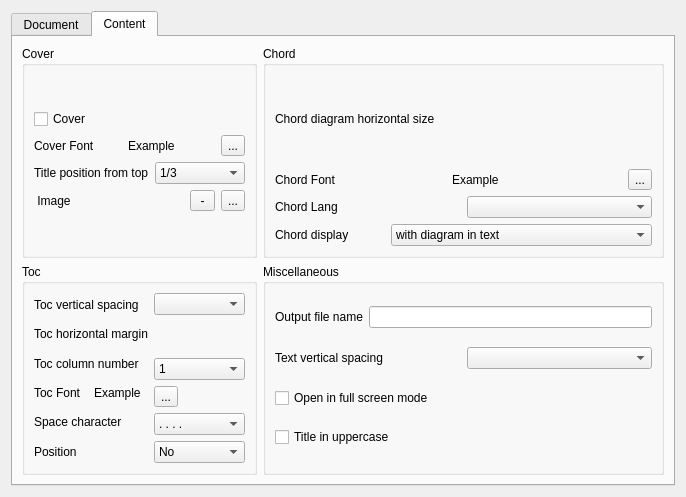
<?xml version="1.0" encoding="UTF-8"?>
<ui version="4.0">
 <class>FormConfig</class>
 <widget class="QWidget" name="FormConfig">
  <property name="geometry">
   <rect>
    <x>0</x>
    <y>0</y>
    <width>686</width>
    <height>497</height>
   </rect>
  </property>
  <property name="windowTitle">
   <string>Form</string>
  </property>
  <layout class="QVBoxLayout" name="verticalLayout_6">
   <item>
    <widget class="QTabWidget" name="tabWidget">
     <property name="tabPosition">
      <enum>QTabWidget::North</enum>
     </property>
     <property name="currentIndex">
      <number>1</number>
     </property>
     <widget class="QWidget" name="tab">
      <attribute name="title">
       <string>Document</string>
      </attribute>
      <layout class="QHBoxLayout" name="horizontalLayout_35">
       <item>
        <layout class="QVBoxLayout" name="verticalLayout_20">
         <item>
          <layout class="QHBoxLayout" name="horizontalLayout_20">
           <item>
            <layout class="QVBoxLayout" name="verticalLayout_18">
             <item>
              <widget class="QGroupBox" name="groupBoxPageSize">
               <property name="title">
                <string>PageSize</string>
               </property>
               <layout class="QVBoxLayout" name="verticalLayout_17">
                <item>
                 <layout class="QVBoxLayout" name="verticalLayout_4">
                  <item>
                   <layout class="QHBoxLayout" name="horizontalLayout_18">
                    <item>
                     <widget class="QLabel" name="labelPageWidth">
                      <property name="text">
                       <string>Page width</string>
                      </property>
                     </widget>
                    </item>
                    <item>
                     <widget class="SpinBoxUnit" name="spuPageWidth" native="true"/>
                    </item>
                   </layout>
                  </item>
                  <item>
                   <layout class="QHBoxLayout" name="horizontalLayout_19">
                    <item>
                     <widget class="QLabel" name="labelPageHeight">
                      <property name="text">
                       <string>Page height</string>
                      </property>
                     </widget>
                    </item>
                    <item>
                     <widget class="SpinBoxUnit" name="spuPageHeight" native="true"/>
                    </item>
                   </layout>
                  </item>
                  <item>
                   <layout class="QHBoxLayout" name="horizontalLayout_21">
                    <item>
                     <widget class="QLabel" name="labelPageDimension">
                      <property name="text">
                       <string>Page</string>
                      </property>
                     </widget>
                    </item>
                    <item>
                     <widget class="PageSize" name="comboBoxMediaBox"/>
                    </item>
                    <item>
                     <widget class="QCheckBox" name="checkBoxLandscape">
                      <property name="text">
                       <string>Landscape</string>
                      </property>
                     </widget>
                    </item>
                   </layout>
                  </item>
                 </layout>
                </item>
               </layout>
              </widget>
             </item>
             <item>
              <widget class="QGroupBox" name="groupBoxMargin">
               <property name="title">
                <string>Margin</string>
               </property>
               <layout class="QVBoxLayout" name="verticalLayout_15">
                <item>
                 <layout class="QVBoxLayout" name="verticalLayout_9">
                  <item>
                   <layout class="QHBoxLayout" name="horizontalLayout_16">
                    <item>
                     <widget class="QLabel" name="labelMarginHorizontal">
                      <property name="text">
                       <string>Horizontal </string>
                      </property>
                     </widget>
                    </item>
                    <item>
                     <widget class="SpinBoxUnit" name="spuHorizontalMargin" native="true"/>
                    </item>
                   </layout>
                  </item>
                  <item>
                   <layout class="QHBoxLayout" name="horizontalLayout_17">
                    <item>
                     <widget class="QLabel" name="labelMarginVertical">
                      <property name="text">
                       <string>Vertical</string>
                      </property>
                     </widget>
                    </item>
                    <item>
                     <widget class="SpinBoxUnit" name="spuVerticalMargin" native="true"/>
                    </item>
                   </layout>
                  </item>
                 </layout>
                </item>
               </layout>
              </widget>
             </item>
            </layout>
           </item>
           <item>
            <widget class="QGroupBox" name="groupBoxMiscellaneous">
             <property name="title">
              <string>Fonts</string>
             </property>
             <layout class="QVBoxLayout" name="verticalLayout_19">
              <item>
               <layout class="QVBoxLayout" name="verticalLayout_10">
                <item>
                 <layout class="QHBoxLayout" name="horizontalLayout_6">
                  <item>
                   <widget class="QLabel" name="labelNormalFont">
                    <property name="text">
                     <string>Default Font</string>
                    </property>
                   </widget>
                  </item>
                  <item>
                   <widget class="ExampleLabel" name="labelNormalFontExample">
                    <property name="text">
                     <string>Example</string>
                    </property>
                   </widget>
                  </item>
                  <item>
                   <widget class="FontButton" name="toolButtonNormalFont">
                    <property name="text">
                     <string>...</string>
                    </property>
                   </widget>
                  </item>
                 </layout>
                </item>
                <item>
                 <layout class="QHBoxLayout" name="horizontalLayout_3">
                  <item>
                   <widget class="QLabel" name="labelTitleFont">
                    <property name="text">
                     <string>Title Font</string>
                    </property>
                   </widget>
                  </item>
                  <item>
                   <widget class="ExampleLabel" name="labelTitleFontExample">
                    <property name="text">
                     <string>Example</string>
                    </property>
                   </widget>
                  </item>
                  <item>
                   <widget class="FontButton" name="toolButtonTitleFont">
                    <property name="text">
                     <string>...</string>
                    </property>
                   </widget>
                  </item>
                 </layout>
                </item>
                <item>
                 <layout class="QHBoxLayout" name="horizontalLayout_28">
                  <item>
                   <widget class="QLabel" name="labelSubtitleFont">
                    <property name="text">
                     <string>Subtitle Font</string>
                    </property>
                   </widget>
                  </item>
                  <item>
                   <widget class="ExampleLabel" name="labelSubtitleFontExample">
                    <property name="text">
                     <string>Example</string>
                    </property>
                   </widget>
                  </item>
                  <item>
                   <widget class="FontButton" name="toolButtonSubtitleFont">
                    <property name="text">
                     <string>...</string>
                    </property>
                   </widget>
                  </item>
                 </layout>
                </item>
                <item>
                 <layout class="QHBoxLayout" name="horizontalLayout_4">
                  <item>
                   <widget class="QLabel" name="labelCommentFont">
                    <property name="text">
                     <string>Comment Font</string>
                    </property>
                   </widget>
                  </item>
                  <item>
                   <widget class="ExampleLabel" name="labelCommentFontExample">
                    <property name="text">
                     <string>Example</string>
                    </property>
                   </widget>
                  </item>
                  <item>
                   <widget class="FontButton" name="toolButtonCommentFont">
                    <property name="text">
                     <string>...</string>
                    </property>
                   </widget>
                  </item>
                 </layout>
                </item>
                <item>
                 <layout class="QHBoxLayout" name="horizontalLayout_34">
                  <item>
                   <widget class="QLabel" name="labelCommentItalicFont">
                    <property name="text">
                     <string>Comment ItalicFont</string>
                    </property>
                   </widget>
                  </item>
                  <item>
                   <widget class="ExampleLabel" name="labelCommentItalicFontExample">
                    <property name="text">
                     <string>Example</string>
                    </property>
                   </widget>
                  </item>
                  <item>
                   <widget class="FontButton" name="toolButtonCommentItalicFont">
                    <property name="text">
                     <string>...</string>
                    </property>
                   </widget>
                  </item>
                 </layout>
                </item>
                <item>
                 <layout class="QHBoxLayout" name="horizontalLayout_29">
                  <item>
                   <widget class="QLabel" name="labelCommentBoxFont">
                    <property name="text">
                     <string>Comment Font in box</string>
                    </property>
                   </widget>
                  </item>
                  <item>
                   <widget class="ExampleLabel" name="labelCommentBoxFontExample">
                    <property name="text">
                     <string>Example</string>
                    </property>
                   </widget>
                  </item>
                  <item>
                   <widget class="FontButton" name="toolButtonCommentBoxFont">
                    <property name="text">
                     <string>...</string>
                    </property>
                   </widget>
                  </item>
                 </layout>
                </item>
               </layout>
              </item>
             </layout>
            </widget>
           </item>
          </layout>
         </item>
         <item>
          <layout class="QHBoxLayout" name="horizontalLayout_33">
           <item>
            <widget class="QGroupBox" name="groupBoxPageNumber">
             <property name="title">
              <string>Page number</string>
             </property>
             <layout class="QHBoxLayout" name="horizontalLayout_7">
              <item>
               <layout class="QVBoxLayout" name="verticalLayout_2">
                <item>
                 <layout class="QHBoxLayout" name="horizontalLayout_26">
                  <item>
                   <widget class="QLabel" name="labelPageNumber">
                    <property name="text">
                     <string>Page number</string>
                    </property>
                   </widget>
                  </item>
                  <item>
                   <widget class="QComboBox" name="comboBoxPageNumber">
                    <item>
                     <property name="text">
                      <string>No</string>
                     </property>
                    </item>
                    <item>
                     <property name="text">
                      <string>Center</string>
                     </property>
                    </item>
                    <item>
                     <property name="text">
                      <string>Outside</string>
                     </property>
                    </item>
                   </widget>
                  </item>
                 </layout>
                </item>
                <item>
                 <layout class="QHBoxLayout" name="horizontalLayout_5">
                  <item>
                   <widget class="QLabel" name="labelPageNumberStyle">
                    <property name="text">
                     <string>Page style</string>
                    </property>
                   </widget>
                  </item>
                  <item>
                   <widget class="QComboBox" name="comboBoxPageNumberStyle">
                    <item>
                     <property name="text">
                      <string>1</string>
                     </property>
                    </item>
                    <item>
                     <property name="text">
                      <string>- 1 - </string>
                     </property>
                    </item>
                    <item>
                     <property name="text">
                      <string>1/50</string>
                     </property>
                    </item>
                    <item>
                     <property name="text">
                      <string>&lt;&lt; 1 &gt;&gt;</string>
                     </property>
                    </item>
                   </widget>
                  </item>
                 </layout>
                </item>
                <item>
                 <layout class="QHBoxLayout" name="horizontalLayout_14">
                  <item>
                   <widget class="QLabel" name="labelPageNumberFont">
                    <property name="text">
                     <string>Page Number  Font</string>
                    </property>
                   </widget>
                  </item>
                  <item>
                   <widget class="ExampleLabel" name="labelPageNumberFontExample">
                    <property name="text">
                     <string>Example</string>
                    </property>
                   </widget>
                  </item>
                  <item>
                   <widget class="FontButton" name="toolButtonPageNumberFont">
                    <property name="text">
                     <string>...</string>
                    </property>
                   </widget>
                  </item>
                 </layout>
                </item>
               </layout>
              </item>
             </layout>
            </widget>
           </item>
           <item>
            <widget class="QGroupBox" name="groupBox">
             <property name="title">
              <string>Page topology</string>
             </property>
             <layout class="QVBoxLayout" name="verticalLayout_16">
              <item>
               <layout class="QHBoxLayout" name="horizontalLayout_27">
                <item>
                 <widget class="QLabel" name="labelDuplex">
                  <property name="text">
                   <string>Duplex</string>
                  </property>
                 </widget>
                </item>
                <item>
                 <widget class="QComboBox" name="comboBoxDuplex">
                  <item>
                   <property name="text">
                    <string>Simplex</string>
                   </property>
                  </item>
                  <item>
                   <property name="text">
                    <string>Duplex</string>
                   </property>
                  </item>
                 </widget>
                </item>
               </layout>
              </item>
              <item>
               <layout class="QHBoxLayout" name="horizontalLayout_13">
                <item>
                 <widget class="QLabel" name="labelPageColor">
                  <property name="text">
                   <string>Paper color</string>
                  </property>
                 </widget>
                </item>
                <item>
                 <widget class="ColorButton" name="colorButtonPaperColor">
                  <property name="text">
                   <string>...</string>
                  </property>
                 </widget>
                </item>
               </layout>
              </item>
             </layout>
            </widget>
           </item>
          </layout>
         </item>
        </layout>
       </item>
      </layout>
     </widget>
     <widget class="QWidget" name="tab_3">
      <attribute name="title">
       <string>Content</string>
      </attribute>
      <layout class="QVBoxLayout" name="verticalLayout_23">
       <item>
        <layout class="QHBoxLayout" name="horizontalLayout_25">
         <item>
          <layout class="QVBoxLayout" name="verticalLayout_21">
           <item>
            <widget class="QGroupBox" name="groupBoxCover">
             <property name="title">
              <string>Cover</string>
             </property>
             <layout class="QVBoxLayout" name="verticalLayout_11">
              <item>
               <layout class="QVBoxLayout" name="verticalLayout">
                <item>
                 <widget class="QCheckBox" name="checkBoxCover">
                  <property name="text">
                   <string>Cover</string>
                  </property>
                 </widget>
                </item>
                <item>
                 <layout class="QHBoxLayout" name="horizontalLayout_10">
                  <item>
                   <widget class="QLabel" name="labelCoverFont">
                    <property name="text">
                     <string>Cover Font</string>
                    </property>
                   </widget>
                  </item>
                  <item>
                   <widget class="ExampleLabel" name="labelCoverFontExample">
                    <property name="text">
                     <string>Example</string>
                    </property>
                   </widget>
                  </item>
                  <item>
                   <widget class="FontButton" name="toolButtonCoverFont">
                    <property name="text">
                     <string>...</string>
                    </property>
                   </widget>
                  </item>
                 </layout>
                </item>
                <item>
                 <layout class="QHBoxLayout" name="horizontalLayout_11">
                  <item>
                   <widget class="QLabel" name="labelTitlePosition">
                    <property name="text">
                     <string>Title position from top</string>
                    </property>
                   </widget>
                  </item>
                  <item>
                   <widget class="QComboBox" name="comboBoxTitlePosition">
                    <item>
                     <property name="text">
                      <string>1/3</string>
                     </property>
                    </item>
                    <item>
                     <property name="text">
                      <string>1/2</string>
                     </property>
                    </item>
                    <item>
                     <property name="text">
                      <string>2/3</string>
                     </property>
                    </item>
                   </widget>
                  </item>
                 </layout>
                </item>
                <item>
                 <layout class="QHBoxLayout" name="horizontalLayout">
                  <item>
                   <widget class="QLabel" name="labelCoverImage">
                    <property name="text">
                     <string> Image</string>
                    </property>
                   </widget>
                  </item>
                  <item>
                   <widget class="QLabel" name="labelCoverViewImage">
                    <property name="text">
                     <string/>
                    </property>
                   </widget>
                  </item>
                  <item>
                   <widget class="QToolButton" name="toolButtonSuppressCoverImage">
                    <property name="text">
                     <string> - </string>
                    </property>
                   </widget>
                  </item>
                  <item>
                   <widget class="ImageButton" name="toolButtonCoverImage">
                    <property name="text">
                     <string>...</string>
                    </property>
                   </widget>
                  </item>
                 </layout>
                </item>
               </layout>
              </item>
             </layout>
            </widget>
           </item>
           <item>
            <widget class="QGroupBox" name="groupBoxToc">
             <property name="title">
              <string>Toc</string>
             </property>
             <layout class="QVBoxLayout" name="verticalLayout_13">
              <item>
               <layout class="QHBoxLayout" name="horizontalLayout_24">
                <item>
                 <layout class="QVBoxLayout" name="verticalLayout_5">
                  <item>
                   <widget class="QLabel" name="labelTocVerticalSpacing">
                    <property name="text">
                     <string>Toc vertical spacing</string>
                    </property>
                   </widget>
                  </item>
                  <item>
                   <widget class="QLabel" name="labelTocMargin">
                    <property name="text">
                     <string>Toc horizontal margin</string>
                    </property>
                   </widget>
                  </item>
                  <item>
                   <widget class="QLabel" name="labelTocColumn">
                    <property name="text">
                     <string>Toc column number</string>
                    </property>
                   </widget>
                  </item>
                  <item>
                   <layout class="QHBoxLayout" name="horizontalLayout_12">
                    <item>
                     <widget class="QLabel" name="labelTocFont">
                      <property name="text">
                       <string>Toc Font</string>
                      </property>
                     </widget>
                    </item>
                    <item>
                     <widget class="ExampleLabel" name="labelTocFontExample">
                      <property name="text">
                       <string>Example</string>
                      </property>
                     </widget>
                    </item>
                   </layout>
                  </item>
                  <item>
                   <widget class="QLabel" name="labelTocSpaceCharacter">
                    <property name="text">
                     <string>Space character</string>
                    </property>
                   </widget>
                  </item>
                  <item>
                   <widget class="QLabel" name="label">
                    <property name="text">
                     <string>Position </string>
                    </property>
                   </widget>
                  </item>
                 </layout>
                </item>
                <item>
                 <layout class="QVBoxLayout" name="verticalLayout_7">
                  <item>
                   <widget class="VerticalSpacing" name="comboBoxTocVerticalSpacing"/>
                  </item>
                  <item>
                   <widget class="SpinBoxUnit" name="spuTocHorizontalMargin" native="true"/>
                  </item>
                  <item>
                   <widget class="QComboBox" name="comboBoxTocColumnNumber">
                    <item>
                     <property name="text">
                      <string>1</string>
                     </property>
                    </item>
                    <item>
                     <property name="text">
                      <string>2</string>
                     </property>
                    </item>
                    <item>
                     <property name="text">
                      <string>3</string>
                     </property>
                    </item>
                   </widget>
                  </item>
                  <item>
                   <widget class="FontButton" name="toolButtonTocFont">
                    <property name="text">
                     <string>...</string>
                    </property>
                   </widget>
                  </item>
                  <item>
                   <widget class="QComboBox" name="comboBoxTocSpaceCharacter">
                    <item>
                     <property name="text">
                      <string>. . . .</string>
                     </property>
                    </item>
                    <item>
                     <property name="text">
                      <string>- - - -</string>
                     </property>
                    </item>
                    <item>
                     <property name="text">
                      <string/>
                     </property>
                    </item>
                   </widget>
                  </item>
                  <item>
                   <widget class="QComboBox" name="comboBoxTocPosition">
                    <item>
                     <property name="text">
                      <string>No</string>
                     </property>
                    </item>
                    <item>
                     <property name="text">
                      <string>At begining</string>
                     </property>
                    </item>
                    <item>
                     <property name="text">
                      <string>At end</string>
                     </property>
                    </item>
                   </widget>
                  </item>
                 </layout>
                </item>
               </layout>
              </item>
             </layout>
            </widget>
           </item>
          </layout>
         </item>
         <item>
          <layout class="QVBoxLayout" name="verticalLayout_22">
           <item>
            <widget class="QGroupBox" name="groupBoxChord">
             <property name="title">
              <string>Chord</string>
             </property>
             <layout class="QVBoxLayout" name="verticalLayout_14">
              <item>
               <layout class="QVBoxLayout" name="verticalLayout_3">
                <item>
                 <layout class="QHBoxLayout" name="horizontalLayout_15">
                  <item>
                   <widget class="QLabel" name="labelChordDiagramHSize">
                    <property name="text">
                     <string>Chord diagram horizontal size</string>
                    </property>
                   </widget>
                  </item>
                  <item>
                   <widget class="SpinBoxUnit" name="spuChordHorizontalSize" native="true"/>
                  </item>
                 </layout>
                </item>
                <item>
                 <layout class="QVBoxLayout" name="verticalLayout_12">
                  <item>
                   <layout class="QHBoxLayout" name="horizontalLayout_8">
                    <item>
                     <widget class="QLabel" name="labelChordFont">
                      <property name="text">
                       <string>Chord Font</string>
                      </property>
                     </widget>
                    </item>
                    <item>
                     <widget class="ExampleLabel" name="labelChordFontExample">
                      <property name="text">
                       <string>Example</string>
                      </property>
                     </widget>
                    </item>
                    <item>
                     <widget class="FontButton" name="toolButtonChordFont">
                      <property name="text">
                       <string>...</string>
                      </property>
                     </widget>
                    </item>
                   </layout>
                  </item>
                 </layout>
                </item>
                <item>
                 <layout class="QHBoxLayout" name="horizontalLayout_22">
                  <item>
                   <widget class="QLabel" name="labelChordLang">
                    <property name="text">
                     <string>Chord Lang</string>
                    </property>
                   </widget>
                  </item>
                  <item>
                   <widget class="QComboBox" name="comboBoxChordLang"/>
                  </item>
                 </layout>
                </item>
                <item>
                 <layout class="QHBoxLayout" name="horizontalLayout_23">
                  <item>
                   <widget class="QLabel" name="labelChordLangInText">
                    <property name="text">
                     <string>Chord display</string>
                    </property>
                   </widget>
                  </item>
                  <item>
                   <widget class="QComboBox" name="comboBoxChordInText">
                    <item>
                     <property name="text">
                      <string>with diagram in text</string>
                     </property>
                    </item>
                    <item>
                     <property name="text">
                      <string>with name in text but all chords at begining</string>
                     </property>
                    </item>
                    <item>
                     <property name="text">
                      <string>with name in text and no chord at begining</string>
                     </property>
                    </item>
                   </widget>
                  </item>
                 </layout>
                </item>
               </layout>
              </item>
             </layout>
            </widget>
           </item>
           <item>
            <widget class="QGroupBox" name="groupBoxMiscellaneousContent">
             <property name="title">
              <string>Miscellaneous</string>
             </property>
             <layout class="QHBoxLayout" name="horizontalLayout_2">
              <item>
               <layout class="QVBoxLayout" name="verticalLayout_8">
                <item>
                 <layout class="QHBoxLayout" name="horizontalLayout_9">
                  <item>
                   <widget class="QLabel" name="labelOutputFileName">
                    <property name="text">
                     <string>Output file name</string>
                    </property>
                   </widget>
                  </item>
                  <item>
                   <widget class="QLineEdit" name="lineEditOutFile"/>
                  </item>
                 </layout>
                </item>
                <item>
                 <layout class="QHBoxLayout" name="horizontalLayout_30">
                  <item>
                   <widget class="QLabel" name="labelVerticalSpacing">
                    <property name="text">
                     <string>Text vertical spacing</string>
                    </property>
                   </widget>
                  </item>
                  <item>
                   <widget class="VerticalSpacing" name="comboBoxVerticalSpacing"/>
                  </item>
                 </layout>
                </item>
                <item>
                 <widget class="QCheckBox" name="checkBoxFullScreenMode">
                  <property name="text">
                   <string>Open in full screen mode</string>
                  </property>
                 </widget>
                </item>
                <item>
                 <widget class="QCheckBox" name="checkBoxTitleInUppercase">
                  <property name="text">
                   <string>Title in uppercase</string>
                  </property>
                 </widget>
                </item>
               </layout>
              </item>
             </layout>
            </widget>
           </item>
          </layout>
         </item>
        </layout>
       </item>
      </layout>
     </widget>
    </widget>
   </item>
  </layout>
 </widget>
 <customwidgets>
  <customwidget>
   <class>SpinBoxUnit</class>
   <extends>QWidget</extends>
   <header>spinboxunit.h</header>
   <container>1</container>
  </customwidget>
  <customwidget>
   <class>FontButton</class>
   <extends>QToolButton</extends>
   <header>fontbutton.h</header>
  </customwidget>
  <customwidget>
   <class>ImageButton</class>
   <extends>QToolButton</extends>
   <header>imagebutton.h</header>
  </customwidget>
  <customwidget>
   <class>ExampleLabel</class>
   <extends>QLabel</extends>
   <header>examplelabel.h</header>
  </customwidget>
  <customwidget>
   <class>PageSize</class>
   <extends>QComboBox</extends>
   <header>pagesize.h</header>
  </customwidget>
  <customwidget>
   <class>VerticalSpacing</class>
   <extends>QComboBox</extends>
   <header location="global">verticalspacing.h</header>
  </customwidget>
  <customwidget>
   <class>ColorButton</class>
   <extends>QToolButton</extends>
   <header>colorbutton.h</header>
  </customwidget>
 </customwidgets>
 <resources/>
 <connections/>
</ui>
